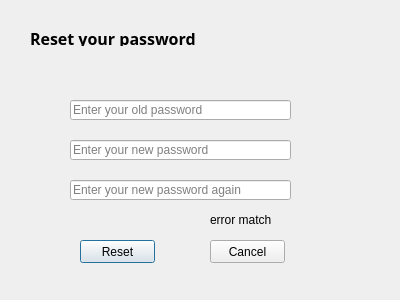
<?xml version="1.0" encoding="UTF-8"?>
<ui version="4.0">
 <class>ResetPasswordDialog</class>
 <widget class="QDialog" name="ResetPasswordDialog">
  <property name="geometry">
   <rect>
    <x>0</x>
    <y>0</y>
    <width>400</width>
    <height>300</height>
   </rect>
  </property>
  <property name="windowTitle">
   <string>Dialog</string>
  </property>
  <widget class="QLabel" name="reset_label">
   <property name="geometry">
    <rect>
     <x>30</x>
     <y>30</y>
     <width>171</width>
     <height>16</height>
    </rect>
   </property>
   <property name="font">
    <font>
     <family>Microsoft JhengHei</family>
     <pointsize>12</pointsize>
     <weight>75</weight>
     <bold>true</bold>
    </font>
   </property>
   <property name="text">
    <string>Reset your password</string>
   </property>
  </widget>
  <widget class="QLineEdit" name="again_lineedit">
   <property name="geometry">
    <rect>
     <x>70</x>
     <y>180</y>
     <width>221</width>
     <height>20</height>
    </rect>
   </property>
   <property name="placeholderText">
    <string>Enter your new password again</string>
   </property>
  </widget>
  <widget class="QPushButton" name="reset_button">
   <property name="geometry">
    <rect>
     <x>80</x>
     <y>240</y>
     <width>75</width>
     <height>23</height>
    </rect>
   </property>
   <property name="text">
    <string>Reset</string>
   </property>
  </widget>
  <widget class="QLabel" name="error_match_label">
   <property name="geometry">
    <rect>
     <x>210</x>
     <y>210</y>
     <width>81</width>
     <height>20</height>
    </rect>
   </property>
   <property name="text">
    <string>error match</string>
   </property>
  </widget>
  <widget class="QLineEdit" name="newpassword_lineedit">
   <property name="geometry">
    <rect>
     <x>70</x>
     <y>140</y>
     <width>221</width>
     <height>20</height>
    </rect>
   </property>
   <property name="placeholderText">
    <string>Enter your new password</string>
   </property>
  </widget>
  <widget class="QLineEdit" name="oldpasswrod_lineedit">
   <property name="geometry">
    <rect>
     <x>70</x>
     <y>100</y>
     <width>221</width>
     <height>20</height>
    </rect>
   </property>
   <property name="placeholderText">
    <string>Enter your old password</string>
   </property>
  </widget>
  <widget class="QPushButton" name="cancel_button">
   <property name="geometry">
    <rect>
     <x>210</x>
     <y>240</y>
     <width>75</width>
     <height>23</height>
    </rect>
   </property>
   <property name="text">
    <string>Cancel</string>
   </property>
  </widget>
 </widget>
 <resources/>
 <connections>
  <connection>
   <sender>cancel_button</sender>
   <signal>clicked()</signal>
   <receiver>ResetPasswordDialog</receiver>
   <slot>close()</slot>
   <hints>
    <hint type="sourcelabel">
     <x>261</x>
     <y>254</y>
    </hint>
    <hint type="destinationlabel">
     <x>343</x>
     <y>276</y>
    </hint>
   </hints>
  </connection>
 </connections>
</ui>
